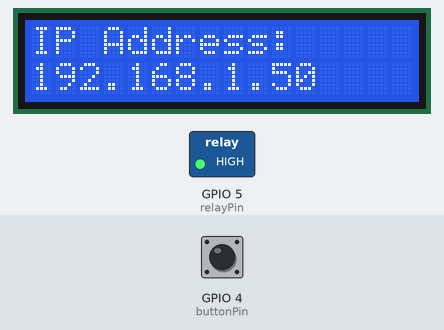
Recording of a sketch running on a simulated ESP32. Parts: 16×2 character LCD, switched loads named in the sketch (green lamp = pin HIGH). The test bench sets the inputs (shaded band); at power-on: GPIO 4 (buttonPin) HIGH. WiFi joins after 1.5 s; servers stay silent unless stated; what the sketch prints to the serial monitor is not drawn.

Above: at 1.7 s.
At 3.6 s:
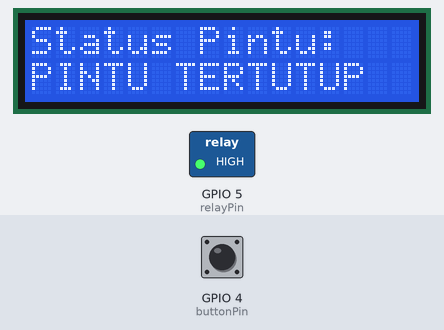
3.7 s: GPIO 4 (buttonPin) pulled LOW for 0.15 s
At 4.3 s:
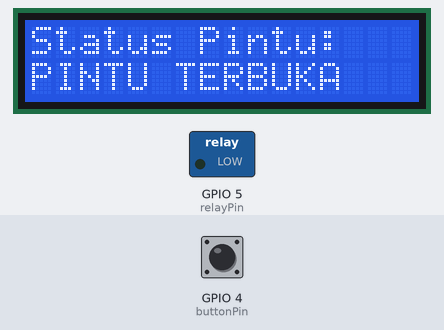
9.8 s: GPIO 4 (buttonPin) pulled LOW for 1 s
At 13.4 s:
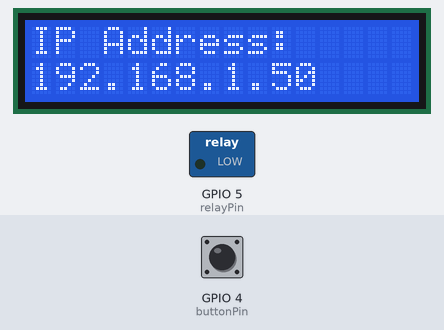
Timing chart, 0 to 16.5 s (numbered marks = the images above; inputs shaded):
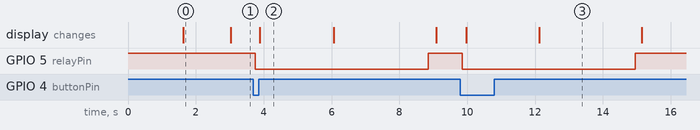

Measured:
- after the input at 3.7 s, GPIO 5 (relayPin): HIGH → LOW after 0.05 s, → HIGH 5.1 s later; the display: changes after 0.18 s (image 2)
- after the input at 9.8 s, GPIO 5 (relayPin): HIGH → LOW after 0.05 s, → HIGH 5.1 s later; the display: first changes after 0.18 s (image 3 shows a later state)
- what the display in image 0 shows lasts 1.4 s, from 1.6 s to 3.0 s
- what the display in image 2 shows lasts 2.2 s, from 3.9 s to 6.1 s

The sketch:

qr_260825.ino
```cpp
#include <WiFi.h>
#include <WebServer.h>
#include <Wire.h>
#include <LiquidCrystal_I2C.h>
#include <Bounce2.h>

// === Konfigurasi WiFi ===
const char* ssid = "FRR";
const char* password = "Durengede7";

// === Web Server ===
WebServer server(80);
const int relayPin = 5;     // Pin relay
const int buttonPin = 4;    // Pin push button (GPIO4)

// === LCD I2C ===
LiquidCrystal_I2C lcd(0x27, 16, 2);

// === Tombol debounce dengan Bounce2 ===
Bounce debouncer = Bounce();

// === Variabel status pintu ===
String doorStatus = "PINTU TERTUTUP";

// === Variabel kontrol pintu non-blocking ===
bool doorOpen = false;
unsigned long doorOpenTime = 0;
const unsigned long doorOpenDuration = 5000; // 5 detik
const unsigned long relayPulse = 100;        // delay relay untuk keamanan

// === Variabel ganti tampilan LCD ===
unsigned long lastSwitchTime = 0;
bool showIP = true;

// ================= Fungsi =================

void updateLCDLine(int line, String text) {
  lcd.setCursor(0, line);
  String padded = text;
  while (padded.length() < 16) padded += " "; // pastikan menimpa karakter lama
  lcd.print(padded);
}

void showLCD() {
  if (showIP) {
    updateLCDLine(0, "IP Address:");
    updateLCDLine(1, WiFi.localIP().toString());
  } else {
    updateLCDLine(0, "Status Pintu:");
    updateLCDLine(1, doorStatus);
  }
}

// Fungsi buka pintu (non-blocking)
void bukaPintu(String source = "UNKNOWN") {
  if (doorOpen) {
    Serial.println("Request diabaikan, pintu masih terbuka (" + source + ")");
    return;
  }

  // Aktifkan relay
  digitalWrite(relayPin, LOW);
  delay(relayPulse); // delay kecil untuk keamanan mekanis
  doorStatus = "PINTU TERBUKA";
  Serial.println("Buka Pintu via " + source + " pada " + String(millis()/1000) + " detik");

  doorOpen = true;
  doorOpenTime = millis();
  showLCD();
}

// Fungsi tutup pintu otomatis
void tutupPintu() {
  digitalWrite(relayPin, HIGH);
  delay(relayPulse); // delay kecil untuk keamanan
  doorStatus = "PINTU TERTUTUP";
  Serial.println(doorStatus + " pada " + String(millis()/1000) + " detik");
  doorOpen = false;
  showLCD();
}

// Handler web unlock
void handleUnlock() {
  bukaPintu("WEB/QR");
  String json = "{";
  json += "\"status\":\"PINTU TERBUKA\",";
  json += "\"time\":" + String(millis()/1000);
  json += "}";
  server.send(200, "application/json", json);
}

// ================= Setup =================
void setup() {
  Serial.begin(115200);

  pinMode(relayPin, OUTPUT);
  digitalWrite(relayPin, HIGH); // relay OFF (pintu tertutup)

  pinMode(buttonPin, INPUT_PULLUP);
  debouncer.attach(buttonPin);
  debouncer.interval(50); // debounce 50ms

  lcd.init();
  lcd.backlight();
  updateLCDLine(0, "Menghubungkan...");
  updateLCDLine(1, "");

  WiFi.begin(ssid, password);
  Serial.print("Menghubungkan ke WiFi");
  while (WiFi.status() != WL_CONNECTED) {
    delay(500);
    Serial.print(".");
  }
  Serial.println("\nTerhubung ke WiFi");
  Serial.println(WiFi.localIP());

  showLCD();

  server.on("/unlock", handleUnlock);
  server.begin();
}

// ================= Loop =================
void loop() {
  server.handleClient();

  // Ganti tampilan LCD tiap 3 detik
  if (millis() - lastSwitchTime >= 3000) {
    showIP = !showIP;
    showLCD();
    lastSwitchTime = millis();
  }

  // Update tombol
  debouncer.update();
  if (debouncer.fell()) {
    Serial.println("Tombol ditekan, membuka pintu");
    bukaPintu("BUTTON");
  }

  // Tutup pintu otomatis
  if (doorOpen && millis() - doorOpenTime >= doorOpenDuration) {
    tutupPintu();
  }
}
```
